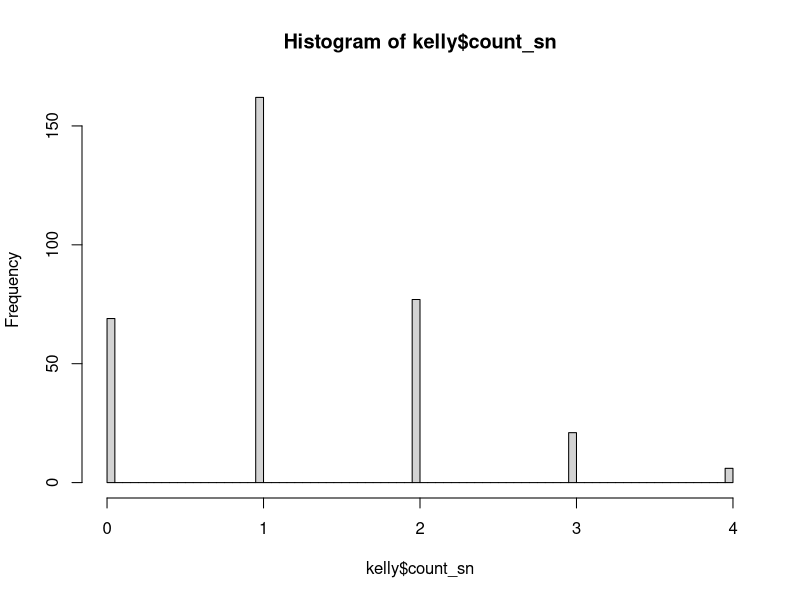

This figure's R source:
## ---- chunk 1
library(dplyr)
library(magrittr)
## ---- chunk 2
kelly <- read.table("kellydat.txt", header = T)
## ---- chunk 3
kelly <- kelly %>% mutate(count_sn = sn1 + sn2*2 + sn3*3 + all4*4) %>% select(-c(sn1, sn2, sn3, all4))

## ---- chunk 4

hist(kelly$count_sn,breaks=100)

## ---- chunk 5
